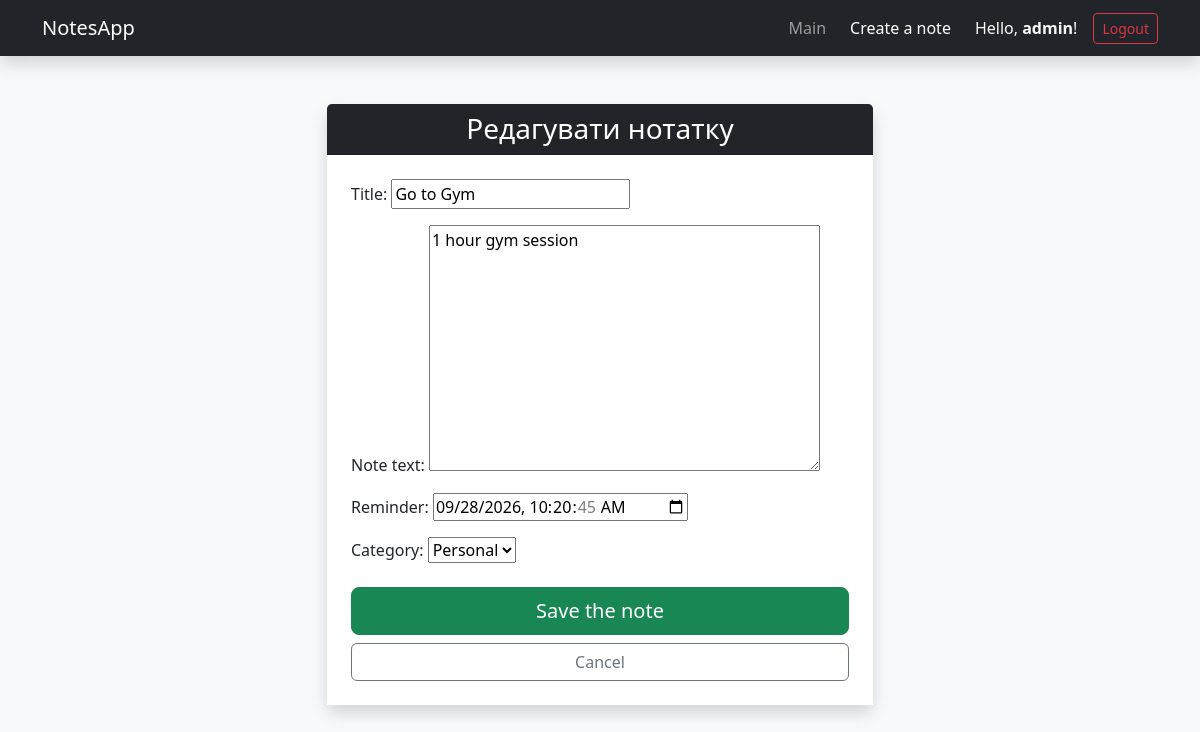
/1/edit/ (signed in), run on the app's committed database.
### notes/models.py (models this page shows, shortened)
class Note(models.Model):
    user = models.ForeignKey(User, on_delete=models.CASCADE, default=1)
    title = models.CharField(max_length=200)
    text = models.TextField(verbose_name="Note text")
    reminder = models.DateTimeField(
        null=True, blank=True, verbose_name="Reminder"
    )
    category = models.ForeignKey(
        Category, on_delete=models.CASCADE, related_name="notes"
    )

class Category(models.Model):
    title = models.CharField(max_length=100)
    def __str__(self):
        return self.title

### notes/views.py (the view)
# urls.py: path('<int:pk>/edit/', note_edit, name='note_edit'),
@login_required(login_url='login')
def note_edit(request, pk):
    note = get_object_or_404(Note, pk=pk, user=request.user)
    if request.method == 'POST':
        form = NoteForm(request.POST, instance=note)
        if form.is_valid():
            form.save()
            return redirect('home_text')
    else:
        form = NoteForm(instance=note)
    return render(request, 'notes/note_form.html', {'form': form, 'action_title': 'Редагувати нотатку', 'note': note})

### notes/forms.py
class NoteForm(forms.ModelForm):
    class Meta:
        model = Note
        fields = ['title', 'text', 'reminder', 'category']
        widgets = {
            'reminder': forms.DateTimeInput(attrs={'type': 'datetime-local'}),
        }

### notes/templates/notes/note_form.html (shortened to what this page needs)
{% extends 'notes/base.html' %}
{% block content %}
<div class="row justify-content-center mt-5">
    <div class="col-md-6">
        <div class="card shadow border-0">
            <div class="card-header bg-dark text-white text-center">
                <h3 class="mb-0">{{ action_title }}</h3>
            </div>
            <div class="card-body p-4 bg-white">
                <form method="POST">
                    <div class="mb-3">
                        {{ form.as_p }}
                    </div>
                    <div class="d-grid gap-2 mt-4">
                        <button type="submit" class="btn btn-success btn-lg">Save the note</button>
                        <a href="{% url 'home_text' %}" class="btn btn-outline-secondary">Cancel</a>
                    </div>
                </form>
            </div>
        </div>
    </div>
</div>
{% endblock %}

### notes/templates/notes/base.html (shortened to what this page needs)
<!DOCTYPE html>
<html lang="uk">
<head>
    <link href="https://cdn.jsdelivr.net/npm/bootstrap@5.3.0/dist/css/bootstrap.min.css" rel="stylesheet">
</head>
<body class="bg-light">
    <nav class="navbar navbar-expand-lg navbar-dark bg-dark mb-4 shadow">
        <div class="container">
            <a class="navbar-brand" href="{% url 'home_text' %}">NotesApp</a>
            <div class="collapse navbar-collapse">
                <ul class="navbar-nav ms-auto align-items-center">
    <li class="nav-item">
        <a class="nav-link" href="{% url 'home_text' %}">Main</a>
    </li>
    <li class="nav-item">
        <a class="nav-link btn btn-outline-success ms-2 me-3 text-white" href="{% url 'note_create' %}">Create a note</a>
    </li>
    {% if user.is_authenticated %}
        <li class="nav-item text-light me-3">
            Hello, <strong>{{ user.username }}</strong>!
        </li>
        <li class="nav-item">
            <form action="{% url 'logout' %}" method="post" class="d-inline">
                <button type="submit" class="btn btn-outline-danger btn-sm">Logout</button>
            </form>
        </li>
    {% else %}
        <li class="nav-item">
            <a href="{% url 'login' %}" class="btn btn-primary btn-sm">Login</a>
        </li>
    {% endif %}
</ul>
            </div>
        </div>
    </nav>
    <div class="container">
        {% block content %}
        {% endblock %}
    </div>
</body>
</html>

### data on the page
Note: title "Go to Gym", text "1 hour gym session", reminder "09/28/2026 10:20:45", category "Personal"

### other printed values
{{ user.username }} "admin"
{{ action_title }} "Редагувати нотатку"
